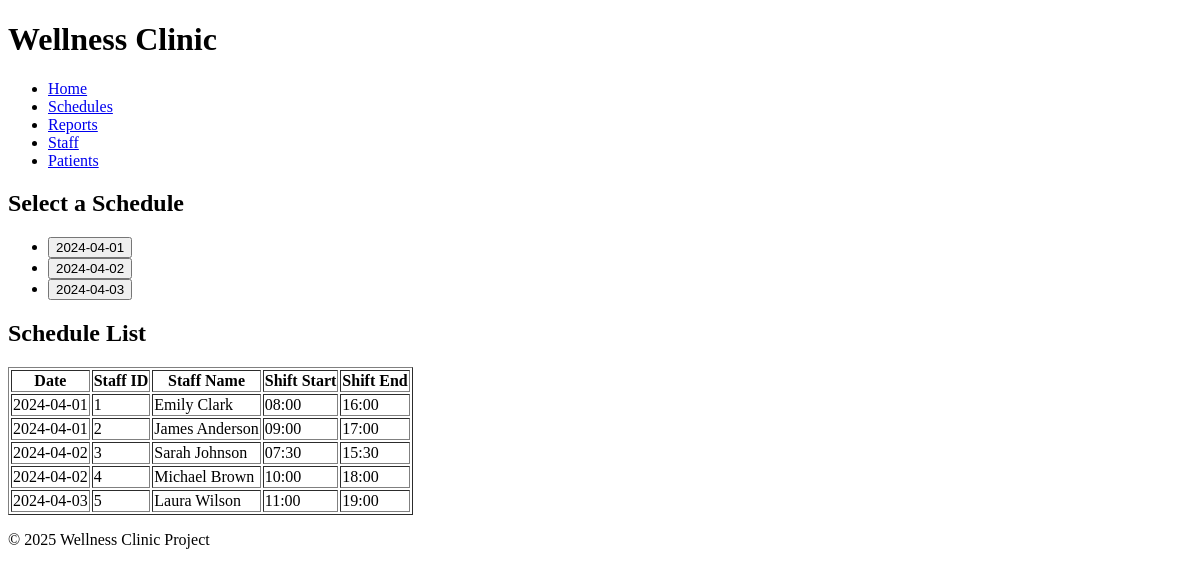
The page /views/schedule.php on the database as committed earlier.
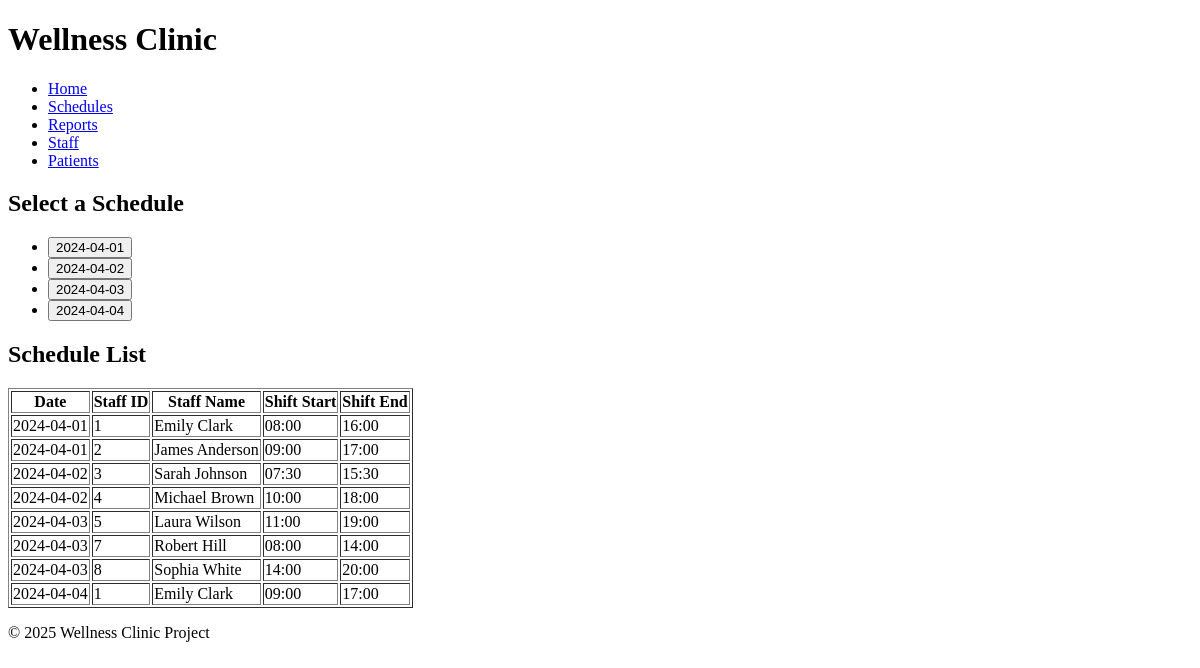
The same page on the database as committed later.
### tables this page shows
CREATE TABLE daily_master_schedule (
    date TEXT NOT NULL,
    staff_id INTEGER NOT NULL,
    shift_start_time TEXT NOT NULL,
    shift_end_time TEXT NOT NULL,
    appointment_slots INTEGER DEFAULT 0,
    walk_in_availability INTEGER DEFAULT 1,
    PRIMARY KEY (date, staff_id, shift_start_time),
    FOREIGN KEY (staff_id) REFERENCES staff(staff_id) ON DELETE CASCADE
);

CREATE TABLE staff (
    staff_id INTEGER PRIMARY KEY AUTOINCREMENT,
    first_name TEXT NOT NULL,
    last_name TEXT NOT NULL,
    phone TEXT NOT NULL,
    email TEXT NOT NULL,
    department TEXT CHECK (department IN ('Practitioner', 'Admin')) NOT NULL
);

### includes/db-classes.inc.php (called while the page is built, shortened)
<?php
class DatabaseHelper
{
    public static function runQuery($connection, $sql, $parameters)
    {
        $statement = null;
        if (isset($parameters)) {
            $statement = $connection->prepare($sql);
        } else {
            $statement = $connection->query($sql);
        }
        return $statement;
    }
}
class DailyMasterScheduleDB
{
    private $pdo;
    private static $baseSQL =
    "SELECT dms.date, dms.staff_id, s.first_name, s.last_name, dms.shift_start_time, dms.shift_end_time, dms.appointment_slots, dms.walk_in_availability
        FROM daily_master_schedule AS dms
        JOIN staff AS s ON dms.staff_id = s.staff_id";
    public function __construct($connection)
    {
        $this->pdo = $connection;
    }
    public function getAll()
    {
        $sql = self::$baseSQL;
        $statement = DatabaseHelper::runQuery($this->pdo, $sql, null);
        return $statement->fetchAll();
    }
}

### views/schedule.php (the view, shortened to what this page needs)
<?php
require_once "../includes/db-classes.inc.php";
$conn = DatabaseHelper::createConnection(DBCONNSTRING);
$dmsGateway = new DailyMasterScheduleDB($conn);
$allSchedules = $dmsGateway->getAll();
$dates = [];
foreach ($allSchedules as $row) {
    if (!in_array($row['date'], $dates)) {
        $dates[] = $row['date'];
    }
}
function generateAside($dates)
{
    $output = "<h2>Select a Schedule</h2><ul>";
    foreach ($dates as $date) {
        $output .= "<li><button type='button' onclick=\"openModal('$date')\">" . htmlspecialchars($date) . "</button></li>";
    }
    $output .= "</ul>";
    return $output;
}
function generateMainContent($allSchedules)
{
    $output = "<h2>Schedule List</h2><table border='1'><tr><th>Date</th><th>Staff ID</th><th>Staff Name</th><th>Shift Start</th><th>Shift End</th></tr>";
    foreach ($allSchedules as $schedule) {
        $output .= "<tr>
            <td>{$schedule['date']}</td>
            <td>{$schedule['staff_id']}</td>
            <td>{$schedule['first_name']} {$schedule['last_name']}</td>
            <td>{$schedule['shift_start_time']}</td>
            <td>{$schedule['shift_end_time']}</td>
        </tr>";
    }
    $output .= "</table>";
    return $output;
}
?>
<!DOCTYPE html>
<html lang="en">
<head>
    <link rel="stylesheet" href="styles.css">
</head>
<body>
    <header>
        <h1>Wellness Clinic</h1>
        <nav>
            <ul>
                <li><a href="<?php echo BASE_URL; ?>/index.php">Home</a></li>
                <li><a href="<?php echo BASE_URL; ?>/views/schedule.php">Schedules</a></li>
                <li><a href="<?php echo BASE_URL; ?>/views/reports.php">Reports</a></li>
                <li><a href="<?php echo BASE_URL; ?>/views/staff.php">Staff</a></li>
                <li><a href="<?php echo BASE_URL; ?>/views/patients.php">Patients</a></li>
            </ul>
        </nav>
    </header>
    <main>
        <section>
            <aside>
                <?= generateAside($dates) ?>
            </aside>
            <div class="main-content">
                <?= generateMainContent($allSchedules) ?>
            </div>
        </section>
    </main>
    <footer>
        <p>&copy; <?= date("Y") ?> Wellness Clinic Project</p>
    </footer>
</body>
</html>

Rows that differ between the two databases and show on the page:
added daily_master_schedule: date "2024-04-03", staff "7", staff.first_name "Robert", staff.last_name "Hill", shift_start_time "08:00", shift_end_time "14:00"
added daily_master_schedule: date "2024-04-03", staff "8", staff.first_name "Sophia", staff.last_name "White", shift_start_time "14:00", shift_end_time "20:00"
added daily_master_schedule: date "2024-04-04", staff "1", staff.first_name "Emily", staff.last_name "Clark", shift_start_time "09:00", shift_end_time "17:00"
Other text that changed with them:
new list line: "2024-04-04"
